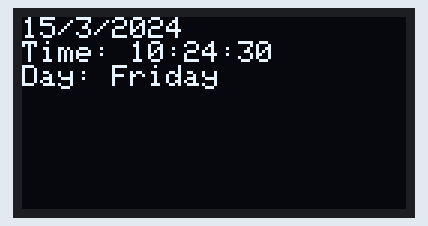
Bench run of a sketch on a simulated Arduino Uno, built with avr-gcc and run on an emulated ATmega328P. Shown: 128×64 one-colour display. The local clock reads 2024-03-15 10:24:30 at power-on unless the sketch sets it.

Above: at 0.1 s.
At 4.2 s:
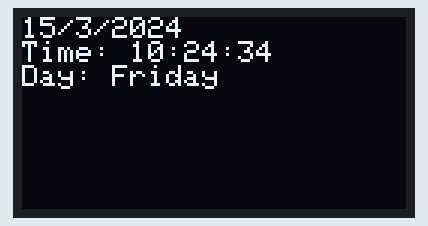
At 7.3 s:
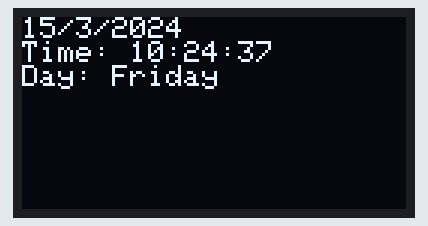
At 18.7 s:
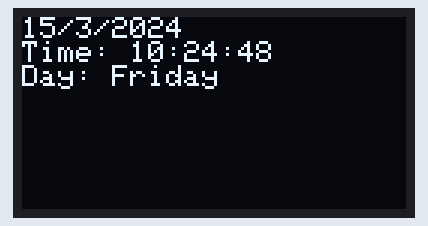
At 29.0 s:
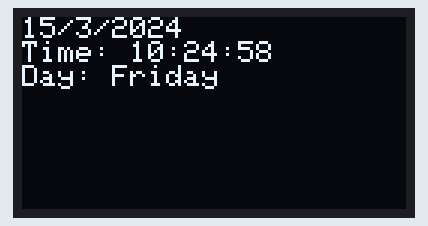
At 38.3 s:
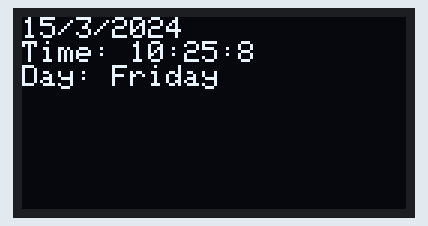

Measured:
- what the display in image 1 shows lasts 1.0 s, from 4.2 s to 5.2 s

The sketch:

RealTimeClock.ino
```cpp
#include <Wire.h>          // Include Wire library for I2C communication
#include <Adafruit_GFX.h>  // Include Adafruit graphics library
#include <Adafruit_SSD1306.h> // Include Adafruit SSD1306 OLED library
#include <RTClib.h>        // Include RTC library


#define OLED_RESET -1     // Define OLED reset pin (or -1 if not used)
Adafruit_SSD1306 display(OLED_RESET); // Initialize OLED display
RTC_DS3231 rtc;             // Initialize RTC module

void setup() {
  Serial.begin(9600);       // Initialize serial communication
  if(!rtc.begin()) {
    Serial.println("Couldn't find RTC");
    while (1);
  }
  if (rtc.lostPower()) {
    Serial.println("RTC lost power, let's set the time!");
    rtc.adjust(DateTime(F(__DATE__), F(__TIME__)));
  }
  display.begin(SSD1306_SWITCHCAPVCC, 0x3C); // Initialize display
  display.clearDisplay();   // Clear the display buffer
  display.setTextColor(SSD1306_WHITE); // Set text color to white
  display.setTextSize(1);   // Set text size
  display.setCursor(0,0);   // Set cursor position
  //display.invertDisplay(bool i);
}

void loop() {
  DateTime now = rtc.now(); // Get current time from RTC
  display.clearDisplay();   // Clear the display buffer
  display.setCursor(0,0);   // Set cursor position
  display.print(now.day(), DEC);
  display.print('/');
  display.print(now.month(), DEC);
  display.print('/');
  display.println(now.year(), DEC);

  display.print("Time: ");
  display.print(now.hour(), DEC); // Display hours
  display.print(':');
  display.print(now.minute(), DEC); // Display minutes
  display.print(':');
  display.println(now.second(), DEC); // Display seconds
  display.print("Day: ");
  display.println(getDayOfWeekName(now.dayOfTheWeek()));
  display.display();        // Display on OLED
  delay(1000);             // Delay for one second
}

String getDayOfWeekName(uint8_t day) {
  switch (day) {
    case 1:
      return "Monday";
    case 2:
      return "Tuesday";
    case 3:
      return "Wednesday";
    case 4:
      return "Thursday";
    case 5:
      return "Friday";
    case 6:
      return "Saturday";
    case 7:
      return "Sunday";
    default:
      return "Invalid day";
  }
}
```
